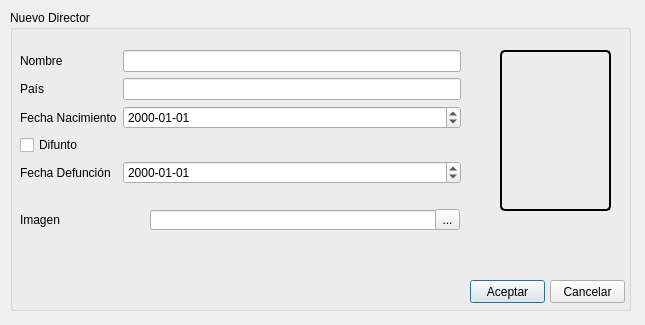
<?xml version="1.0" encoding="UTF-8"?>
<ui version="4.0">
 <class>Dialog</class>
 <widget class="QDialog" name="Dialog">
  <property name="geometry">
   <rect>
    <x>0</x>
    <y>0</y>
    <width>645</width>
    <height>325</height>
   </rect>
  </property>
  <property name="windowTitle">
   <string>Dialog</string>
  </property>
  <widget class="QGroupBox" name="groupBox">
   <property name="geometry">
    <rect>
     <x>10</x>
     <y>10</y>
     <width>621</width>
     <height>301</height>
    </rect>
   </property>
   <property name="title">
    <string>Nuevo Director</string>
   </property>
   <widget class="QWidget" name="formLayoutWidget_3">
    <property name="geometry">
     <rect>
      <x>10</x>
      <y>40</y>
      <width>441</width>
      <height>156</height>
     </rect>
    </property>
    <layout class="QFormLayout" name="formLayout">
     <property name="fieldGrowthPolicy">
      <enum>QFormLayout::AllNonFixedFieldsGrow</enum>
     </property>
     <item row="0" column="0">
      <widget class="QLabel" name="label_1">
       <property name="text">
        <string>Nombre</string>
       </property>
      </widget>
     </item>
     <item row="0" column="1">
      <widget class="QLineEdit" name="LNombre"/>
     </item>
     <item row="1" column="0">
      <widget class="QLabel" name="label_2">
       <property name="text">
        <string>País</string>
       </property>
      </widget>
     </item>
     <item row="1" column="1">
      <widget class="QLineEdit" name="LPais"/>
     </item>
     <item row="2" column="0">
      <widget class="QLabel" name="label_3">
       <property name="text">
        <string>Fecha Nacimiento</string>
       </property>
      </widget>
     </item>
     <item row="2" column="1">
      <widget class="QDateEdit" name="LNacimiento">
       <property name="displayFormat">
        <string>yyyy-MM-dd</string>
       </property>
      </widget>
     </item>
     <item row="4" column="0">
      <widget class="QLabel" name="label_4">
       <property name="text">
        <string>Fecha Defunción</string>
       </property>
      </widget>
     </item>
     <item row="4" column="1">
      <widget class="QDateEdit" name="LDefuncion">
       <property name="displayFormat">
        <string>yyyy-MM-dd</string>
       </property>
      </widget>
     </item>
     <item row="3" column="0">
      <widget class="QCheckBox" name="CheckDead">
       <property name="text">
        <string>Difunto</string>
       </property>
      </widget>
     </item>
    </layout>
   </widget>
   <widget class="QLabel" name="label_6">
    <property name="geometry">
     <rect>
      <x>10</x>
      <y>200</y>
      <width>51</width>
      <height>20</height>
     </rect>
    </property>
    <property name="text">
     <string>Imagen</string>
    </property>
   </widget>
   <widget class="QLineEdit" name="LImagen">
    <property name="geometry">
     <rect>
      <x>140</x>
      <y>200</y>
      <width>289</width>
      <height>20</height>
     </rect>
    </property>
   </widget>
   <widget class="QToolButton" name="toolButton">
    <property name="geometry">
     <rect>
      <x>425</x>
      <y>199</y>
      <width>25</width>
      <height>21</height>
     </rect>
    </property>
    <property name="text">
     <string>...</string>
    </property>
   </widget>
   <widget class="QPushButton" name="BListo">
    <property name="geometry">
     <rect>
      <x>460</x>
      <y>270</y>
      <width>75</width>
      <height>23</height>
     </rect>
    </property>
    <property name="text">
     <string>Aceptar</string>
    </property>
   </widget>
   <widget class="QPushButton" name="BCancelar">
    <property name="geometry">
     <rect>
      <x>540</x>
      <y>270</y>
      <width>75</width>
      <height>23</height>
     </rect>
    </property>
    <property name="text">
     <string>Cancelar</string>
    </property>
   </widget>
   <widget class="QLabel" name="Display">
    <property name="geometry">
     <rect>
      <x>490</x>
      <y>40</y>
      <width>111</width>
      <height>161</height>
     </rect>
    </property>
    <property name="styleSheet">
     <string notr="true"> border-style: solid;
     border-width: 2px;
     border-radius: 5px;
     border-color: black;</string>
    </property>
    <property name="text">
     <string/>
    </property>
    <property name="scaledContents">
     <bool>true</bool>
    </property>
   </widget>
  </widget>
 </widget>
 <resources/>
 <connections/>
</ui>
